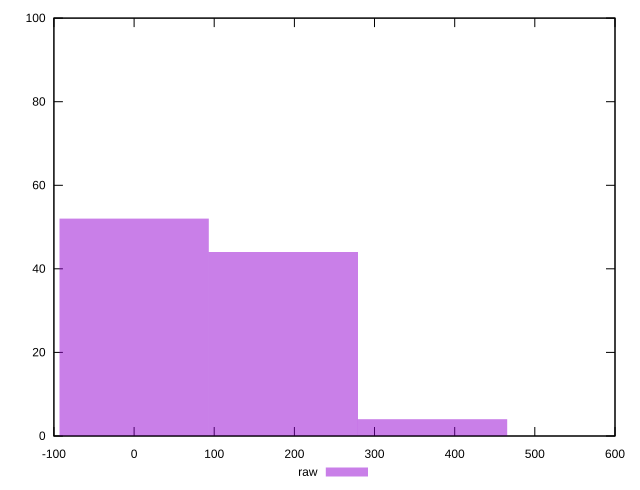

gnuplot code for this plot:
reset
set terminal svg size 640, 490 enhanced background rgb 'white'
set output "report_00007_2020-12-11T15:55:29.892Z/uses-http2/samples/pages+cached+noexternal/raw/histogram.svg"

$raw <<EOF
186.01434281066923 44
0 52
372.02868562133847 4
EOF

set key outside below
set boxwidth 186.01434281066923
set yrange [0:100]
set style fill transparent solid 0.5 noborder

plot \
  $raw title "raw" with boxes, \


reset
